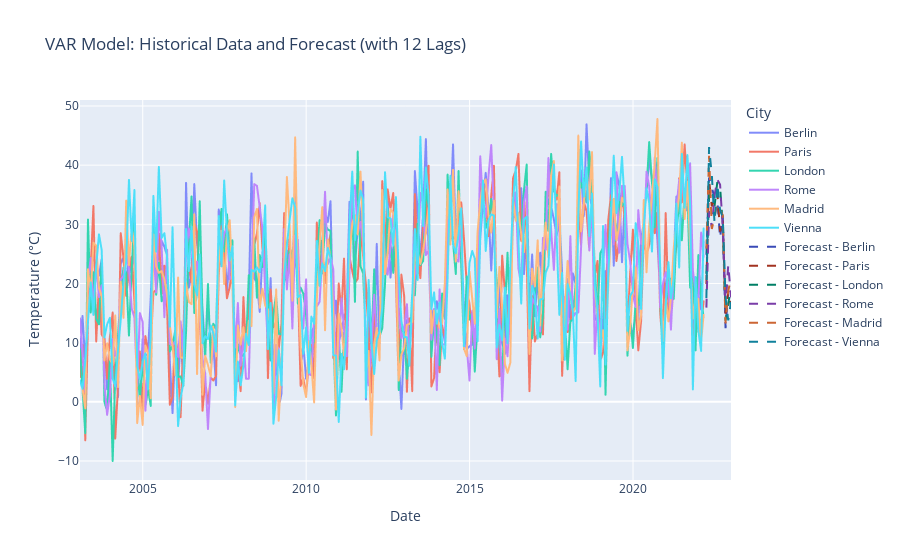

This figure's notebook cell:
### Code cell
import plotly.graph_objects as go

# Train the VAR model with the optimal lag length of 12
model = VAR(train_data)
model_fit = model.fit(maxlags=12)  # Use 12 lags as recommended by the tests

# Forecast for the next 10 time periods
forecast = model_fit.forecast(train_data.values, steps=10)

# Convert the forecast into a DataFrame
forecast_df = pd.DataFrame(forecast, index=test_data.index, columns=city_names)

# Reshape historical data for Plotly Express
df_reset = train_data.reset_index().melt(id_vars='index', var_name='City', value_name='Temperature')
df_reset.columns = ['Date', 'City', 'Temperature']

# Reshape forecasted data for Plotly Express
forecast_reset = forecast_df.reset_index().melt(id_vars='index', var_name='City', value_name='Temperature')
forecast_reset.columns = ['Date', 'City', 'Temperature']

# Plot historical data using Plotly Express with pastel colors
fig = px.line(df_reset, x='Date', y='Temperature', color='City',
              title='VAR Model: Historical Data and Forecast (with 12 Lags)',
              labels={'Temperature': 'Temperature (°C)'},  color_discrete_map={
              'Berlin': '#818CFA',  # Lighter Blue
              'Paris': '#F27868',   # Lighter Red
              'London': '#33D5B0',  # Lighter Teal
              'Rome': '#BF86FB',    # Lighter Lavender
              'Madrid': '#FFBA7F',  # Lighter Orange
              'Vienna': '#4DDFF9'   # Lighter Cyan
              }) 


# Add forecast data with manually assigned colors
forecast_colors = {
    'Berlin': '#3A4BB7',  # Dark Blue
    'Paris': '#A23321',   # Dark Red
    'London': '#007F66',  # Dark Teal
    'Rome': '#7A3DA8',    # Dark Purple
    'Madrid': '#CC6634',  # Dark Orange
    'Vienna': '#10819C'   # Dark Cyan
}

for city in forecast_df.columns:
    forecast_city_data = forecast_reset[forecast_reset['City'] == city]
    
    # Add forecast trace using go.Scatter
    fig.add_trace(go.Scatter(
        x=forecast_city_data['Date'],
        y=forecast_city_data['Temperature'],
        mode='lines',
        name=f'Forecast - {city}',
        line=dict(color=forecast_colors[city], dash='dash')  # Apply the darker color and dashed line
    ))

# Show the plot
fig.show()

### Figure 1 — Plotly figure (JSON) as saved in the notebook; plotly's stock layout.template omitted (floating-point values rounded to 4 significant figures; data arrays with more than 128 entries replaced by an {"elided": "..."} marker saying what was removed)
{"data": [{"hovertemplate": "City=Berlin<br>Date=%{x}<br>Temperature (°C)=%{y}<extra></extra>", "legendgroup": "Berlin", "line": {"color": "#818CFA", "dash": "solid"}, "marker": {"symbol": "circle"}, "mode": "lines", "name": "Berlin", "showlegend": true, "type": "scattergl", "x": {"elided": "230 str values"}, "xaxis": "x", "y": {"elided": "230 float values"}, "yaxis": "y"}, {"hovertemplate": "City=Paris<br>Date=%{x}<br>Temperature (°C)=%{y}<extra></extra>", "legendgroup": "Paris", "line": {"color": "#F27868", "dash": "solid"}, "marker": {"symbol": "circle"}, "mode": "lines", "name": "Paris", "showlegend": true, "type": "scattergl", "x": {"elided": "230 str values"}, "xaxis": "x", "y": {"elided": "230 float values"}, "yaxis": "y"}, {"hovertemplate": "City=London<br>Date=%{x}<br>Temperature (°C)=%{y}<extra></extra>", "legendgroup": "London", "line": {"color": "#33D5B0", "dash": "solid"}, "marker": {"symbol": "circle"}, "mode": "lines", "name": "London", "showlegend": true, "type": "scattergl", "x": {"elided": "230 str values"}, "xaxis": "x", "y": {"elided": "230 float values"}, "yaxis": "y"}, {"hovertemplate": "City=Rome<br>Date=%{x}<br>Temperature (°C)=%{y}<extra></extra>", "legendgroup": "Rome", "line": {"color": "#BF86FB", "dash": "solid"}, "marker": {"symbol": "circle"}, "mode": "lines", "name": "Rome", "showlegend": true, "type": "scattergl", "x": {"elided": "230 str values"}, "xaxis": "x", "y": {"elided": "230 float values"}, "yaxis": "y"}, {"hovertemplate": "City=Madrid<br>Date=%{x}<br>Temperature (°C)=%{y}<extra></extra>", "legendgroup": "Madrid", "line": {"color": "#FFBA7F", "dash": "solid"}, "marker": {"symbol": "circle"}, "mode": "lines", "name": "Madrid", "showlegend": true, "type": "scattergl", "x": {"elided": "230 str values"}, "xaxis": "x", "y": {"elided": "230 float values"}, "yaxis": "y"}, {"hovertemplate": "City=Vienna<br>Date=%{x}<br>Temperature (°C)=%{y}<extra></extra>", "legendgroup": "Vienna", "line": {"color": "#4DDFF9", "dash": "solid"}, "marker": {"symbol": "circle"}, "mode": "lines", "name": "Vienna", "showlegend": true, "type": "scattergl", "x": {"elided": "230 str values"}, "xaxis": "x", "y": {"elided": "230 float values"}, "yaxis": "y"}, {"line": {"color": "#3A4BB7", "dash": "dash"}, "mode": "lines", "name": "Forecast - Berlin", "type": "scatter", "x": ["2022-03-31T00:00:00", "2022-04-30T00:00:00", "2022-05-31T00:00:00", "2022-06-30T00:00:00", "2022-07-31T00:00:00", "2022-08-31T00:00:00", "2022-09-30T00:00:00", "2022-10-31T00:00:00", "2022-11-30T00:00:00", "2022-12-31T00:00:00"], "y": [24.86, 37.92, 36.25, 34.4, 34.22, 27.68, 31.49, 12.43, 18.74, 17.13]}, {"line": {"color": "#A23321", "dash": "dash"}, "mode": "lines", "name": "Forecast - Paris", "type": "scatter", "x": ["2022-03-31T00:00:00", "2022-04-30T00:00:00", "2022-05-31T00:00:00", "2022-06-30T00:00:00", "2022-07-31T00:00:00", "2022-08-31T00:00:00", "2022-09-30T00:00:00", "2022-10-31T00:00:00", "2022-11-30T00:00:00", "2022-12-31T00:00:00"], "y": [19.92, 37.5, 33.05, 34.28, 35.46, 28.77, 30.73, 14.9, 18.73, 16.04]}, {"line": {"color": "#007F66", "dash": "dash"}, "mode": "lines", "name": "Forecast - London", "type": "scatter", "x": ["2022-03-31T00:00:00", "2022-04-30T00:00:00", "2022-05-31T00:00:00", "2022-06-30T00:00:00", "2022-07-31T00:00:00", "2022-08-31T00:00:00", "2022-09-30T00:00:00", "2022-10-31T00:00:00", "2022-11-30T00:00:00", "2022-12-31T00:00:00"], "y": [21.64, 34.91, 34.66, 33.08, 37.13, 36.29, 29.94, 13.72, 16.61, 19.21]}, {"line": {"color": "#7A3DA8", "dash": "dash"}, "mode": "lines", "name": "Forecast - Rome", "type": "scatter", "x": ["2022-03-31T00:00:00", "2022-04-30T00:00:00", "2022-05-31T00:00:00", "2022-06-30T00:00:00", "2022-07-31T00:00:00", "2022-08-31T00:00:00", "2022-09-30T00:00:00", "2022-10-31T00:00:00", "2022-11-30T00:00:00", "2022-12-31T00:00:00"], "y": [15.92, 32.18, 29.44, 34.86, 37.58, 36.73, 29.44, 15.8, 23.14, 17.66]}, {"line": {"color": "#CC6634", "dash": "dash"}, "mode": "lines", "name": "Forecast - Madrid", "type": "scatter", "x": ["2022-03-31T00:00:00", "2022-04-30T00:00:00", "2022-05-31T00:00:00", "2022-06-30T00:00:00", "2022-07-31T00:00:00", "2022-08-31T00:00:00", "2022-09-30T00:00:00", "2022-10-31T00:00:00", "2022-11-30T00:00:00", "2022-12-31T00:00:00"], "y": [25.89, 41.57, 29.2, 31.61, 33.45, 32.38, 31.56, 13.23, 18.7, 20.87]}, {"line": {"color": "#10819C", "dash": "dash"}, "mode": "lines", "name": "Forecast - Vienna", "type": "scatter", "x": ["2022-03-31T00:00:00", "2022-04-30T00:00:00", "2022-05-31T00:00:00", "2022-06-30T00:00:00", "2022-07-31T00:00:00", "2022-08-31T00:00:00", "2022-09-30T00:00:00", "2022-10-31T00:00:00", "2022-11-30T00:00:00", "2022-12-31T00:00:00"], "y": [17.53, 43.05, 38.3, 30.26, 36.77, 32.38, 31.19, 17.63, 13.76, 16.89]}], "layout": {"legend": {"title": {"text": "City"}, "tracegroupgap": 0}, "title": {"text": "VAR Model: Historical Data and Forecast (with 12 Lags)"}, "xaxis": {"anchor": "y", "domain": [0, 1], "title": {"text": "Date"}}, "yaxis": {"anchor": "x", "domain": [0, 1], "title": {"text": "Temperature (°C)"}}}}
